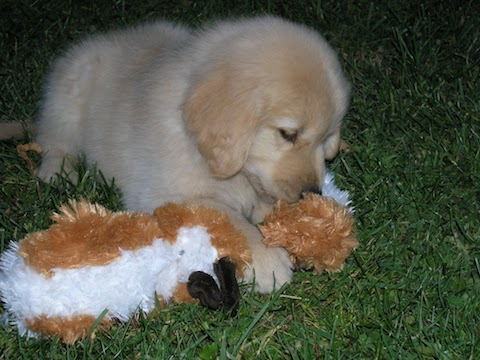
#> input picture source_scripts/puppy.jpg, 480 x 360 px
$ python slider.py --image puppy.jpg
#> lines starting #> are read from the running program, lines starting #| are printed output that depends on the picture; after the words box and inside, x2 and y2 are one past the last pixel; in counts of white or black regions, pixels touching at a corner belong together
'''
slider2.py - Demonstrating a user of trackbars on OpenCV windows
Author: Tim Poulsen, github.com/skypanther
License: MIT
2018-10-15

Example usage:

python3 slider2.py -i path/to/image.jpg
'''

import argparse
import cv2
import imutils
import os

edge_params = {
    'min_val': 200,
    'max_val': 300,
    'aperture_size': 3
}
gray = None


def main():
    global edge_params, gray
    ap = argparse.ArgumentParser()
    ap.add_argument('-i', '--image', default='',
                    help='Image to use for edge detection')
    args = vars(ap.parse_args())
    file_name = args['image']
    if os.path.isfile(file_name) is False:
        print('Cannot open image, quitting...')
        exit()
    image = cv2.imread(file_name)
#> image is the input picture: shape (360, 480, 3); mean B, G, R 74.5, 89.7, 87.3
    image = imutils.resize(image, height=480)
#> image: shape (480, 640, 3)
    gray = cv2.cvtColor(image, cv2.COLOR_BGR2GRAY)
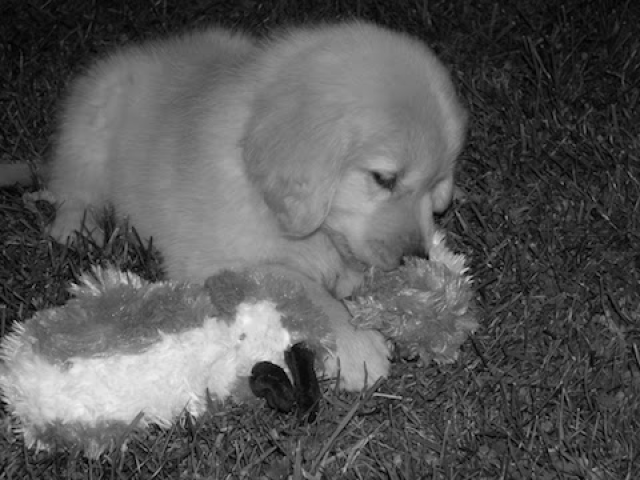
#> gray: shape (480, 640); min 0, max 246, mean 87.2

    cv2.namedWindow('Original')
    cv2.createTrackbar('Min', 'Original', 0, 800, min_change)
    cv2.createTrackbar('Max', 'Original', 100, 800, max_change)
    cv2.imshow('Original', image)
    redraw_edges()

    while True:
        if cv2.waitKey(1) & 0xFF == ord("q"):
            cv2.destroyAllWindows()
            exit()


def min_change(new_val):
    change_params('min_val', new_val)


def max_change(new_val):
    change_params('max_val', new_val)


def change_params(name, value):
    global edge_params
    edge_params[name] = value
    print(edge_params)
    redraw_edges()


def redraw_edges():
    edges = cv2.Canny(gray,
                      edge_params['min_val'],
                      edge_params['max_val'],
                      edge_params['aperture_size'])
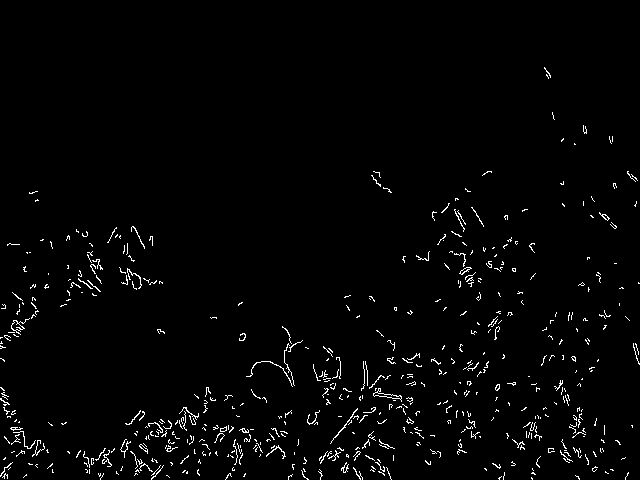
#> edges: shape (480, 640); 2% white in thin lines or dots, all inside (x1, y1, x2, y2) = (0, 67, 640, 480)
    cv2.imshow('Edges', imutils.resize(edges, height=480))


if __name__ == '__main__':
    main()
#> (key q is pressed here)
#> (the program exits here)
